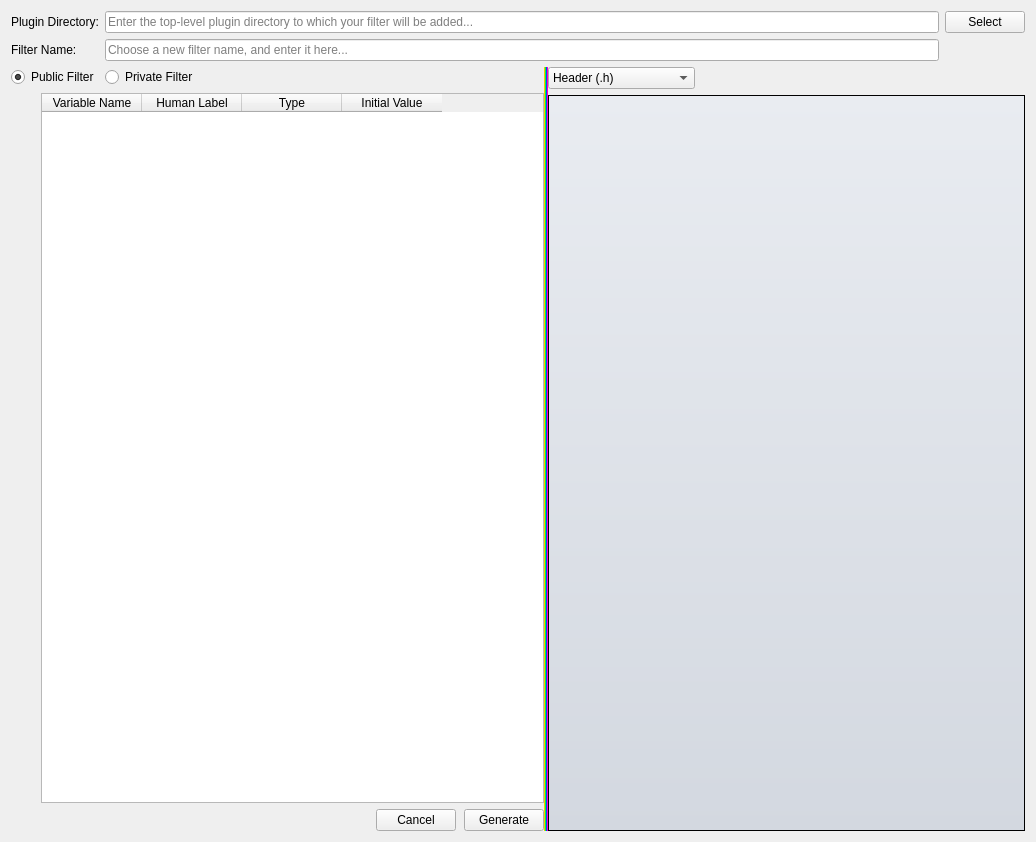
<?xml version="1.0" encoding="UTF-8"?>
<ui version="4.0">
 <class>FilterMaker</class>
 <widget class="QWidget" name="FilterMaker">
  <property name="geometry">
   <rect>
    <x>0</x>
    <y>0</y>
    <width>1036</width>
    <height>842</height>
   </rect>
  </property>
  <property name="windowTitle">
   <string>FilterMaker</string>
  </property>
  <layout class="QGridLayout" name="gridLayout_4">
   <item row="0" column="0">
    <layout class="QGridLayout" name="gridLayout">
     <item row="0" column="0" colspan="2">
      <widget class="QLabel" name="pluginDirLabel">
       <property name="text">
        <string>Plugin Directory:</string>
       </property>
      </widget>
     </item>
     <item row="0" column="3">
      <widget class="QPushButton" name="selectBtn">
       <property name="text">
        <string>Select</string>
       </property>
      </widget>
     </item>
     <item row="1" column="0">
      <widget class="QLabel" name="filterNameLabel">
       <property name="text">
        <string>Filter Name:</string>
       </property>
      </widget>
     </item>
     <item row="1" column="2">
      <widget class="QLineEdit" name="filterName">
       <property name="placeholderText">
        <string>Choose a new filter name, and enter it here...</string>
       </property>
      </widget>
     </item>
     <item row="0" column="2">
      <widget class="QLineEdit" name="pluginDir">
       <property name="placeholderText">
        <string>Enter the top-level plugin directory to which your filter will be added...</string>
       </property>
      </widget>
     </item>
    </layout>
   </item>
   <item row="1" column="0">
    <widget class="DREAM3DSplitter" name="splitter">
     <property name="styleSheet">
      <string notr="true">QSplitter::handle {
    
	background-color: qlineargradient(spread:pad, x1:0, y1:0, x2:1, y2:0, stop:0 rgba(255, 0, 0, 255), stop:0.166 rgba(255, 255, 0, 255), stop:0.333 rgba(0, 255, 0, 255), stop:0.5 rgba(0, 255, 255, 255), stop:0.666 rgba(0, 0, 255, 255), stop:0.833 rgba(255, 0, 255, 255), stop:1 rgba(255, 0, 0, 255));
}</string>
     </property>
     <property name="orientation">
      <enum>Qt::Horizontal</enum>
     </property>
     <widget class="QWidget" name="layoutWidget">
      <layout class="QVBoxLayout" name="verticalLayout">
       <property name="spacing">
        <number>6</number>
       </property>
       <item>
        <layout class="QHBoxLayout" name="horizontalLayout_2">
         <item>
          <widget class="QRadioButton" name="publicFilter">
           <property name="text">
            <string>Public Filter</string>
           </property>
           <property name="checked">
            <bool>true</bool>
           </property>
          </widget>
         </item>
         <item>
          <widget class="QRadioButton" name="privateFilter">
           <property name="text">
            <string>Private Filter</string>
           </property>
          </widget>
         </item>
         <item>
          <spacer name="horizontalSpacer">
           <property name="orientation">
            <enum>Qt::Horizontal</enum>
           </property>
           <property name="sizeHint" stdset="0">
            <size>
             <width>40</width>
             <height>20</height>
            </size>
           </property>
          </spacer>
         </item>
        </layout>
       </item>
       <item>
        <layout class="QGridLayout" name="gridLayout_2">
         <item row="1" column="1">
          <widget class="QPushButton" name="removeFilterParameterBtn">
           <property name="sizePolicy">
            <sizepolicy hsizetype="Fixed" vsizetype="Fixed">
             <horstretch>0</horstretch>
             <verstretch>0</verstretch>
            </sizepolicy>
           </property>
           <property name="minimumSize">
            <size>
             <width>24</width>
             <height>24</height>
            </size>
           </property>
           <property name="maximumSize">
            <size>
             <width>24</width>
             <height>24</height>
            </size>
           </property>
           <property name="toolTip">
            <string>Delete Filter Parameter</string>
           </property>
           <property name="text">
            <string/>
           </property>
           <property name="icon">
            <iconset resource="../../../../Resources/icons/images/Icons.qrc">
             <normaloff>:/delete2.png</normaloff>:/delete2.png</iconset>
           </property>
           <property name="iconSize">
            <size>
             <width>24</width>
             <height>24</height>
            </size>
           </property>
           <property name="flat">
            <bool>true</bool>
           </property>
          </widget>
         </item>
         <item row="3" column="1">
          <spacer name="verticalSpacer">
           <property name="orientation">
            <enum>Qt::Vertical</enum>
           </property>
           <property name="sizeHint" stdset="0">
            <size>
             <width>20</width>
             <height>40</height>
            </size>
           </property>
          </spacer>
         </item>
         <item row="0" column="1">
          <widget class="QPushButton" name="addFilterParameterBtn">
           <property name="sizePolicy">
            <sizepolicy hsizetype="Minimum" vsizetype="Preferred">
             <horstretch>0</horstretch>
             <verstretch>0</verstretch>
            </sizepolicy>
           </property>
           <property name="minimumSize">
            <size>
             <width>24</width>
             <height>24</height>
            </size>
           </property>
           <property name="maximumSize">
            <size>
             <width>24</width>
             <height>24</height>
            </size>
           </property>
           <property name="toolTip">
            <string>Add Filter Parameter</string>
           </property>
           <property name="text">
            <string/>
           </property>
           <property name="icon">
            <iconset resource="../../../../Resources/icons/images/Icons.qrc">
             <normaloff>:/add2.png</normaloff>:/add2.png</iconset>
           </property>
           <property name="iconSize">
            <size>
             <width>24</width>
             <height>24</height>
            </size>
           </property>
           <property name="flat">
            <bool>true</bool>
           </property>
          </widget>
         </item>
         <item row="0" column="2" rowspan="4">
          <widget class="QTableWidget" name="filterParametersTable">
           <property name="selectionBehavior">
            <enum>QAbstractItemView::SelectRows</enum>
           </property>
           <column>
            <property name="text">
             <string>Variable Name</string>
            </property>
           </column>
           <column>
            <property name="text">
             <string>Human Label</string>
            </property>
           </column>
           <column>
            <property name="text">
             <string>Type</string>
            </property>
           </column>
           <column>
            <property name="text">
             <string>Initial Value</string>
            </property>
           </column>
          </widget>
         </item>
        </layout>
       </item>
       <item>
        <layout class="QHBoxLayout" name="horizontalLayout">
         <property name="spacing">
          <number>8</number>
         </property>
         <item>
          <widget class="QFSDropLabel" name="errorString">
           <property name="sizePolicy">
            <sizepolicy hsizetype="Expanding" vsizetype="Preferred">
             <horstretch>0</horstretch>
             <verstretch>0</verstretch>
            </sizepolicy>
           </property>
           <property name="text">
            <string/>
           </property>
          </widget>
         </item>
         <item>
          <widget class="QPushButton" name="cancelBtn">
           <property name="sizePolicy">
            <sizepolicy hsizetype="Minimum" vsizetype="Fixed">
             <horstretch>0</horstretch>
             <verstretch>0</verstretch>
            </sizepolicy>
           </property>
           <property name="text">
            <string>Cancel</string>
           </property>
          </widget>
         </item>
         <item>
          <widget class="QPushButton" name="generateBtn">
           <property name="sizePolicy">
            <sizepolicy hsizetype="Minimum" vsizetype="Fixed">
             <horstretch>0</horstretch>
             <verstretch>0</verstretch>
            </sizepolicy>
           </property>
           <property name="text">
            <string>Generate</string>
           </property>
          </widget>
         </item>
        </layout>
       </item>
      </layout>
     </widget>
     <widget class="QWidget" name="layoutWidget_2">
      <layout class="QGridLayout" name="gridLayout_3">
       <item row="0" column="0">
        <widget class="QComboBox" name="codeChooser">
         <property name="sizePolicy">
          <sizepolicy hsizetype="Preferred" vsizetype="Fixed">
           <horstretch>0</horstretch>
           <verstretch>0</verstretch>
          </sizepolicy>
         </property>
         <property name="minimumSize">
          <size>
           <width>100</width>
           <height>0</height>
          </size>
         </property>
         <property name="currentIndex">
          <number>0</number>
         </property>
         <item>
          <property name="text">
           <string>Header (.h)</string>
          </property>
         </item>
         <item>
          <property name="text">
           <string>Implementation (.cpp)</string>
          </property>
         </item>
         <item>
          <property name="text">
           <string>Documentation (.md)</string>
          </property>
         </item>
        </widget>
       </item>
       <item row="0" column="1">
        <spacer name="horizontalSpacer_2">
         <property name="orientation">
          <enum>Qt::Horizontal</enum>
         </property>
         <property name="sizeHint" stdset="0">
          <size>
           <width>40</width>
           <height>20</height>
          </size>
         </property>
        </spacer>
       </item>
       <item row="1" column="0" colspan="2">
        <widget class="QTextEdit" name="codeViewer">
         <property name="styleSheet">
          <string notr="true">QTextEdit
  {
  background-color: qlineargradient(spread:pad, x1:0, y1:0, x2:0, y2:1, stop:0 rgba(233, 236, 241, 255), stop:1.0 rgba(211, 216, 224, 255));
  }</string>
         </property>
         <property name="readOnly">
          <bool>true</bool>
         </property>
        </widget>
       </item>
      </layout>
     </widget>
    </widget>
   </item>
  </layout>
 </widget>
 <customwidgets>
  <customwidget>
   <class>QFSDropLabel</class>
   <extends>QLabel</extends>
   <header>QtSupport/QFSDropLabel.h</header>
  </customwidget>
  <customwidget>
   <class>DREAM3DSplitter</class>
   <extends>QSplitter</extends>
   <header location="global">QtSupport/DREAM3DSplitter.h</header>
   <container>1</container>
  </customwidget>
 </customwidgets>
 <resources>
  <include location="../../../../Resources/icons/images/Icons.qrc"/>
 </resources>
 <connections/>
</ui>
